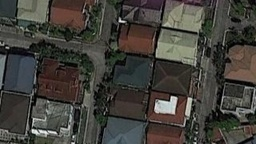
#> input picture code/training/formal/0001.jpg, 256 x 144 px, shrunk from 320 x 180 before the run; its folder holds only this picture in this run
$ python Gagpanan_CMSC-190_B_Formal.py
#> lines starting #> are read from the running program, lines starting #| are printed output that depends on the picture
import cv2
import numpy as np
import collections
from glob import glob
import json

#######################################################################################
#
#######################################################################################

#computing for the average of nine 5x5 pixel values in the image
def average(rows, cols, image):
	#location of starting pixels depending on where is the position of the current pixel
	pixel_location = [-7, -2, 3]
	average_value = np.zeros((3, 3), np.float32)
	total_sum = 0

	#3x3 array matrix where it will compute the average of nine 5x5 array matrix to be used for
	#computing the LBP
	for index_x, location_x in enumerate(pixel_location):
		count_x = rows + location_x
		for index_y, location_y in enumerate(pixel_location):
			count_y = cols + location_y

			#it will get the average by computing the sum of the 5x5 pixel matrix
			for x in range(count_x, count_x + 5):
				for y in range(count_y, count_y + 5):
					total_sum = total_sum + image[x, y]

			average_value[index_x, index_y] = total_sum / 25
			total_sum = 0

	return(average_value)

#computing for the LBP value using the 3x3 matrix.
#the center pixel will be compared on its surrounding pixel staring from pixel (0,0)
#in clockwise rotation. if center pixel is greater than the surrounding pixel,
#the value of the surrounding pixel will be 0, otherwise the value will be 1.
#then each pixel will be multiplied by the powers of two then compute for the sum
#the value will be a part of the histogram to be used for classifying images.
def lbp(aveList, center):
	summ_lbp = 0
	num = 0

	num = 1 if center <= aveList[0,0] else 0
	summ_lbp = summ_lbp + (num * 1)
	num = 1 if center <= aveList[0,1] else 0
	summ_lbp = summ_lbp + (num * 2)
	num = 1 if center <= aveList[0,2] else 0
	summ_lbp = summ_lbp + (num * 4)
	num = 1 if center <= aveList[1,2] else 0
	summ_lbp = summ_lbp + (num * 8)
	num = 1 if center <= aveList[2,2] else 0
	summ_lbp = summ_lbp + (num * 16)
	num = 1 if center <= aveList[2,1] else 0
	summ_lbp = summ_lbp + (num * 32)
	num = 1 if center <= aveList[2,0] else 0
	summ_lbp = summ_lbp + (num * 64)
	num = 1 if center <= aveList[1,0] else 0
	summ_lbp = summ_lbp + (num * 128)

	return(summ_lbp)

#image preprocessing
#bilateral filter to reduce noise and smoothens an image while preserving its edges
#then converts an image to grayscale to perform LBP
def img_preprocessing(img):
	smooth = cv2.bilateralFilter(img,30,70,70)
	gray = cv2.cvtColor(smooth, cv2.COLOR_BGR2GRAY)
	return gray

#######################################################################################
#
#######################################################################################

#stores the name of all image files from the formal folder in an array
#to be used when calling the file for getting the LBP histogram
formal_folder = 'training/formal/*'
formal_img_files = glob(formal_folder)

#where all the LBP histograms of formal images are stored
formal_histogram_list = []
count = 1
#getting the file names of the image from the array
for formal_images in formal_img_files:
	print('processing %s...' % formal_images,)
	#store the lbp values of the current image
	formal_mblbp_list = []
	#reads the image in the folder
	formal_img = cv2.imread(formal_images, 1)
#> formal_img is the input picture: shape (144, 256, 3); mean B, G, R 59.2, 64.8, 66.8
	#applying pre-processing methods on the image
	formal_img = img_preprocessing(formal_img)
#> in img_preprocessing, `smooth = cv2.bilateralFilter(img,30,70,70)`:
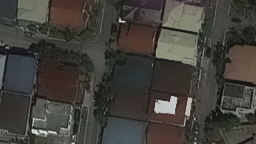
#> smooth: shape (144, 256, 3); mean B, G, R 59.3, 64.9, 67
	#getting the dimention values of the current image
	formal_rows, formal_cols = formal_img.shape
#> formal_rows = 144; formal_cols = 256
	#pixel matrix for the average pixels
	formal_average_value = np.zeros((3,3), np.float32)

	#testing purposes. makes an empty image then stores the computed LBP values
	#lbp_img = np.zeros((formal_rows,formal_cols))

	#loops through the pixels on the image
	for rows in range(formal_rows):
		for cols in range(formal_cols):
			#skips the pixel to avoid values outside the boundary of the image
			#when performing LBP
			if rows < 7 or rows > formal_rows - 8:
				continue
			if cols < 7 or cols > formal_cols - 8:
				continue
			#getting the average of the nine 5x5 pixel matrix
			formal_average_value = average(rows, cols, formal_img)
			#getting the center value from the average pixel matrix to be compared
			formal_center_value = formal_average_value[1,1]
			#performing the LBP using the average pixel matrix
			formal_mblbp_value = lbp(formal_average_value, formal_center_value)
			#stores the value of the computed LBP in an array
			formal_mblbp_list.append(formal_mblbp_value)

			# [10 lines of commented-out code are left out]
	formal_histogram = collections.Counter(formal_mblbp_list)
	#stores the histogram along with other histograms
	formal_histogram_list.append(dict(formal_histogram))

#save the LBP histograms of all formal image into a file
with open('save_files/formal.txt', 'w') as fout:
    json.dump(formal_histogram_list, fout)
